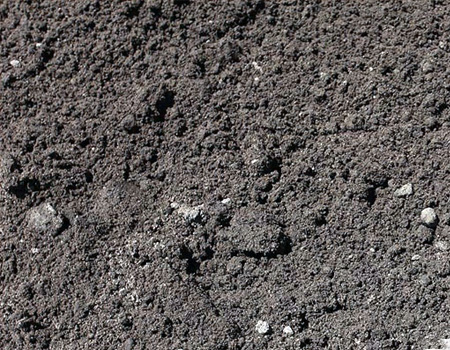
#> input picture imagens/solo.jpg, 450 x 350 px; its folder holds only this picture in this run
$ python recognize-image.py
#> lines starting #> are read from the running program, lines starting #| are printed output that depends on the picture
import cv2
import numpy as np
from datetime import datetime
import csv
import os
import glob

# Define folders
input_folder = './imagens'
output_folder = './resultados'
log_path = os.path.join(output_folder, 'germination_log.csv')

# Ensure output folder exists
os.makedirs(output_folder, exist_ok=True)

# Get all image files (jpg, jpeg, png) from input folder
image_paths = glob.glob(os.path.join(input_folder, '*.[jJpP][pPnN][gG]'))

# Open CSV log file
with open(log_path, 'a') as f:
    writer = csv.writer(f)

    for image_path in image_paths:
        # Get filename (e.g., solo2.jpg)
        filename = os.path.basename(image_path)
        date_stamp = datetime.now().strftime('%Y-%m-%d %H:%M:%S')

        # Load image
        image = cv2.imread(image_path)
#> image is the input picture: shape (350, 450, 3); mean B, G, R 88.3, 90.1, 95.1
        if image is None:
            print(f"❌ Could not read {filename}, skipping.")
            continue

        # Resize
        image = cv2.resize(image, (640, 480))
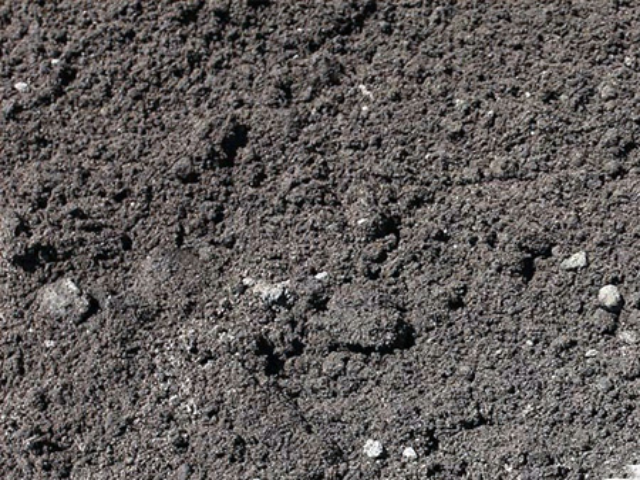
#> image: shape (480, 640, 3); mean B, G, R 88.2, 90, 95

        # Convert to HSV
        hsv = cv2.cvtColor(image, cv2.COLOR_BGR2HSV)
#> hsv: shape (480, 640, 3); mean H, S, V 43.7, 26.4, 95.3

        # Green mask
        lower_green = np.array([30, 40, 40])
        upper_green = np.array([85, 255, 255])
        mask = cv2.inRange(hsv, lower_green, upper_green)
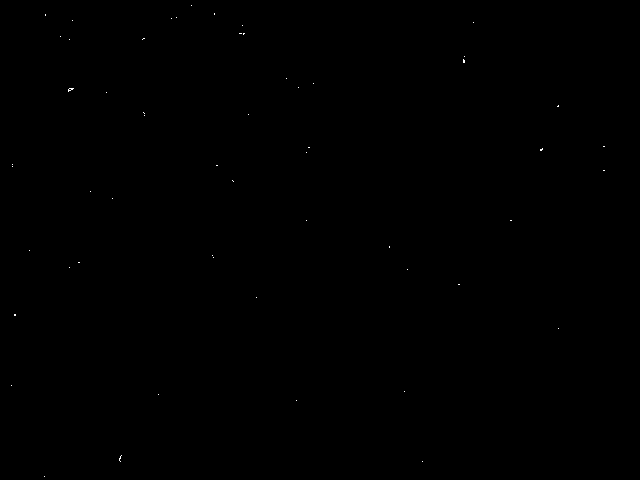
#> mask: shape (480, 640); 0.03% white in thin lines or dots

        # Morphological filtering
        kernel = np.ones((3, 3), np.uint8)
        mask = cv2.morphologyEx(mask, cv2.MORPH_OPEN, kernel)
#> mask: shape (480, 640); every value is 0
        mask = cv2.morphologyEx(mask, cv2.MORPH_CLOSE, kernel)

        # Contour detection
        contours, _ = cv2.findContours(mask, cv2.RETR_EXTERNAL, cv2.CHAIN_APPROX_SIMPLE)
#> contours = []

        # Count valid contours
        germinated_count = sum(cv2.contourArea(c) > 100 for c in contours)
#> germinated_count = 0

        # Log result
        writer.writerow([date_stamp, filename, germinated_count])
        print(f"{filename}: {germinated_count} germinated seeds detected.")
#| solo.jpg: 0 germinated seeds detected.
